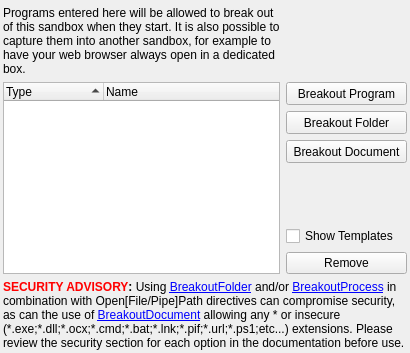
           <widget class="QWidget" name="tabBreakout">
            <attribute name="title">
             <string>Breakout Programs</string>
            </attribute>
            <layout class="QGridLayout" name="gridLayout_13">
             <property name="leftMargin">
              <number>3</number>
             </property>
             <property name="topMargin">
              <number>6</number>
             </property>
             <property name="rightMargin">
              <number>3</number>
             </property>
             <property name="bottomMargin">
              <number>3</number>
             </property>
             <item row="0" column="0">
              <layout class="QGridLayout" name="gridLayout_55">
               <item row="2" column="0" rowspan="6">
                <widget class="QTreeWidget" name="treeBreakout">
                 <property name="sortingEnabled">
                  <bool>true</bool>
                 </property>
                 <column>
                  <property name="text">
                   <string>Type</string>
                  </property>
                 </column>
                 <column>
                  <property name="text">
                   <string>Name</string>
                  </property>
                 </column>
                </widget>
               </item>
               <item row="5" column="1">
                <spacer name="verticalSpacer_26">
                 <property name="orientation">
                  <enum>Qt::Orientation::Vertical</enum>
                 </property>
                 <property name="sizeHint" stdset="0">
                  <size>
                   <width>20</width>
                   <height>40</height>
                  </size>
                 </property>
                </spacer>
               </item>
               <item row="6" column="1">
                <widget class="QCheckBox" name="chkShowBreakoutTmpl">
                 <property name="text">
                  <string>Show Templates</string>
                 </property>
                </widget>
               </item>
               <item row="0" column="0">
                <widget class="QLabel" name="label_69">
                 <property name="text">
                  <string>Programs entered here will be allowed to break out of this sandbox when they start. It is also possible to capture them into another sandbox, for example to have your web browser always open in a dedicated box.</string>
                 </property>
                 <property name="wordWrap">
                  <bool>true</bool>
                 </property>
                </widget>
               </item>
               <item row="3" column="1">
                <widget class="QToolButton" name="btnBreakoutDir">
                 <property name="sizePolicy">
                  <sizepolicy hsizetype="Preferred" vsizetype="Fixed">
                   <horstretch>0</horstretch>
                   <verstretch>0</verstretch>
                  </sizepolicy>
                 </property>
                 <property name="minimumSize">
                  <size>
                   <width>0</width>
                   <height>23</height>
                  </size>
                 </property>
                 <property name="text">
                  <string>Breakout Folder</string>
                 </property>
                </widget>
               </item>
               <item row="7" column="1">
                <widget class="QPushButton" name="btnDelBreakout">
                 <property name="text">
                  <string>Remove</string>
                 </property>
                </widget>
               </item>
               <item row="2" column="1">
                <widget class="QToolButton" name="btnBreakoutProg">
                 <property name="sizePolicy">
                  <sizepolicy hsizetype="Preferred" vsizetype="Fixed">
                   <horstretch>0</horstretch>
                   <verstretch>0</verstretch>
                  </sizepolicy>
                 </property>
                 <property name="minimumSize">
                  <size>
                   <width>0</width>
                   <height>23</height>
                  </size>
                 </property>
                 <property name="text">
                  <string>Breakout Program</string>
                 </property>
                </widget>
               </item>
               <item row="4" column="1">
                <widget class="QToolButton" name="btnBreakoutDoc">
                 <property name="sizePolicy">
                  <sizepolicy hsizetype="Preferred" vsizetype="Fixed">
                   <horstretch>0</horstretch>
                   <verstretch>0</verstretch>
                  </sizepolicy>
                 </property>
                 <property name="minimumSize">
                  <size>
                   <width>0</width>
                   <height>23</height>
                  </size>
                 </property>
                 <property name="text">
                  <string>Breakout Document</string>
                 </property>
                </widget>
               </item>
               <item row="8" column="0" colspan="2">
                <widget class="QLabel" name="lblBreakOut">
                 <property name="text">
                  <string>&lt;b&gt;&lt;font color='red'&gt;SECURITY ADVISORY&lt;/font&gt;:&lt;/b&gt; Using &lt;a href=&quot;sbie://docs/breakoutfolder&quot;&gt;BreakoutFolder&lt;/a&gt; and/or &lt;a href=&quot;sbie://docs/breakoutprocess&quot;&gt;BreakoutProcess&lt;/a&gt; in combination with Open[File/Pipe]Path directives can compromise security, as can the use of &lt;a href=&quot;sbie://docs/breakoutdocument&quot;&gt;BreakoutDocument&lt;/a&gt; allowing any * or insecure (*.exe;*.dll;*.ocx;*.cmd;*.bat;*.lnk;*.pif;*.url;*.ps1;etc...) extensions. Please review the security section for each option in the documentation before use.</string>
                 </property>
                 <property name="wordWrap">
                  <bool>true</bool>
                 </property>
                 <property name="openExternalLinks">
                  <bool>true</bool>
                 </property>
                </widget>
               </item>
              </layout>
             </item>
            </layout>
           </widget>
